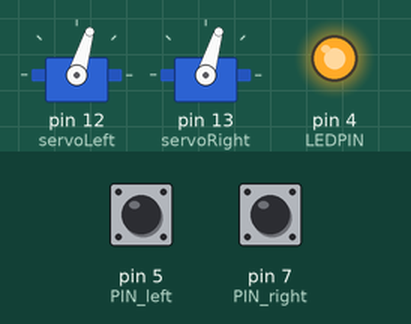
Bench run of a sketch on a simulated Arduino Uno, built with avr-gcc and run on an emulated ATmega328P. Parts: 2 × servo, output pins drawn as LEDs (lit = HIGH). Dashed ring = blinking. The test bench sets the inputs (shaded band); at power-on: pin 5 (PIN_left) LOW, pin 7 (PIN_right) LOW.

Above: at 4.4 s.
4.5 s: pin 5 (PIN_left) pulled HIGH for 2.15 s
At 5.0 s:
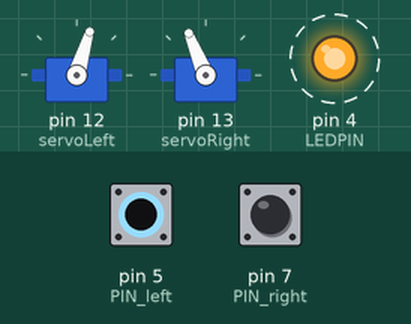
At 7.35 s:
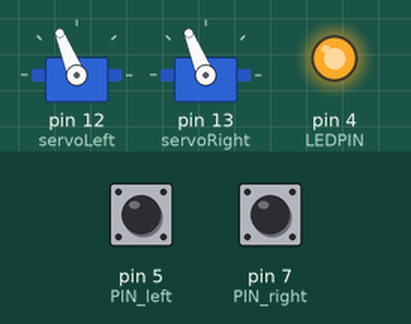
Timing chart, 0 to 14.1 s (numbered marks = the images above; inputs shaded):
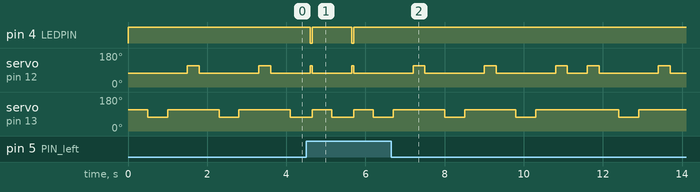

The sketch:

whiskershorttrack.ino
```cpp
#include <Servo.h>

Servo servoRight;
Servo servoLeft;

int PIN_left = 5;
int LEDPIN = 4;
int PIN_right = 7;
int i = 0;
int wall = 0;

bool hitonce = false;

void setup()
{
  // put your setup code here, to run once:
  pinMode(LEDPIN, OUTPUT);
  pinMode(PIN_left, INPUT);
  pinMode(PIN_right, INPUT);
  servoLeft.attach(12);
  servoRight.attach(13);
}
void ForwardServos()
{
  servoRight.writeMicroseconds(1300);
  servoLeft.writeMicroseconds(1700);
}

void BackwardServos()
{
  servoRight.writeMicroseconds(1700);
  servoLeft.writeMicroseconds(1300);
}

void LeftServos()
{
  servoLeft.writeMicroseconds(1300);
  servoRight.writeMicroseconds(1300);
}

void RightServos()
{
  servoRight.writeMicroseconds(1700);
  servoLeft.writeMicroseconds(1700);
}

void hitright()
{

  if (digitalRead(7) == HIGH)
  {
    digitalWrite(4, LOW);
    ForwardServos();
    wall++;
  }

  else
  {
    hitonce = true;
    digitalWrite(4, HIGH);
    BackwardServos();
    delay(500);
    LeftServos();
    delay(500);
  }
}

void hitleft()
{
  if (digitalRead(5) == HIGH)
  {
    digitalWrite(4, LOW);
    ForwardServos();
    delay(50);
    wall++;
  }

  else
  {
    if(hitonce == true);
    {
      i++;
      hitonce = false;
    }
    digitalWrite(4, HIGH);
    BackwardServos();
    delay(500);
    RightServos();
    delay(300);
  }
}

void check()
{
  if(i == 5)
  {
    hitleft();
    int i = 0;
  }

}

void loop()
{
  hitright();
  hitleft();
  check();
  if (wall >=500)
   {
   BackwardServos();
   delay(500);
   LeftServos();
   delay(500);
   wall = 0;
   }

}
```

Measured:
- after the input at 4.5 s, pin 4 (LEDPIN): alternates HIGH for 1.0 s and LOW for 0.05 s, 4 changes in all, then stays HIGH, starting after 0.10 s
